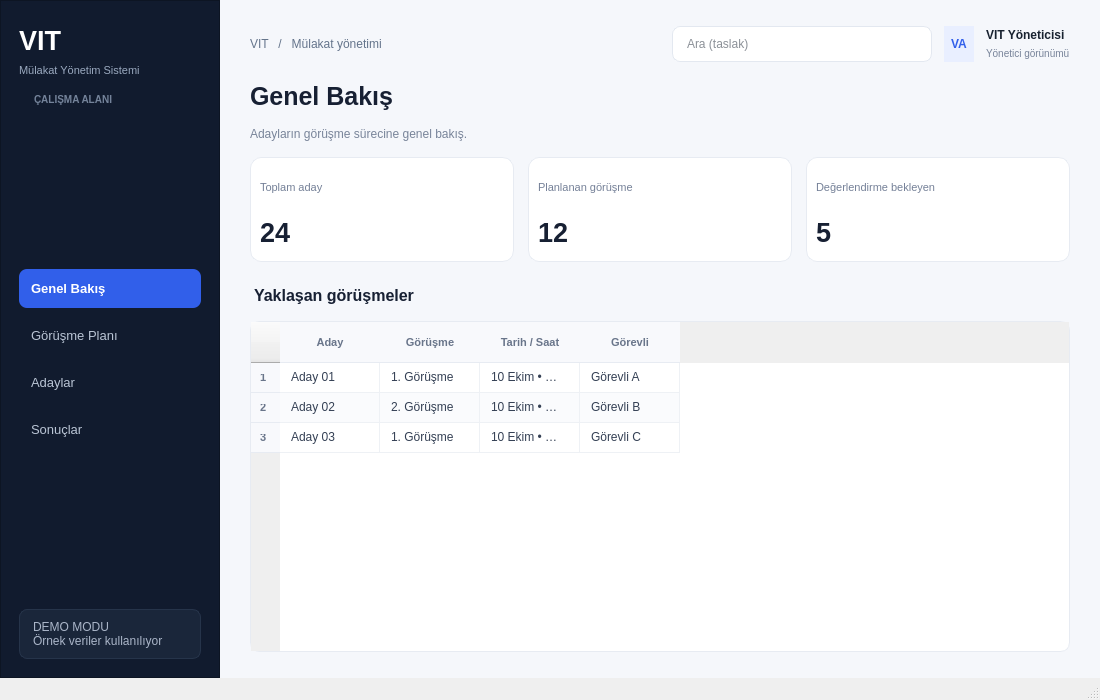
<?xml version="1.0" encoding="UTF-8"?>
<ui version="4.0">
 <class>MainWindow</class>
 <widget class="QMainWindow" name="MainWindow">
  <property name="geometry">
   <rect>
    <x>0</x>
    <y>0</y>
    <width>1100</width>
    <height>700</height>
   </rect>
  </property>
  <property name="windowTitle">
   <string>VIT - Mülakat Yönetimi</string>
  </property>
  <widget class="QWidget" name="centralwidget">
   <property name="styleSheet">
    <string notr="true">QWidget#centralwidget { background-color: #F5F7FB; color: #182230; font-family: "Segoe UI"; }
QFrame#sidebar { background-color: #111B2E; }
QLabel#brandLabel { color: #FFFFFF; font-size: 27px; font-weight: 700; }
QLabel#brandSubtitle { color: #9AA9BF; font-size: 11px; }
QLabel#menuSectionLabel { color: #74839A; font-size: 10px; font-weight: 700; padding: 8px 12px 2px 12px; }
QPushButton#navDashboard, QPushButton#navSchedule, QPushButton#navCandidates, QPushButton#navResults { color: #BAC5D5; background-color: transparent; border: none; border-radius: 8px; padding: 12px; text-align: left; font-size: 13px; }
QPushButton#navDashboard:hover, QPushButton#navSchedule:hover, QPushButton#navCandidates:hover, QPushButton#navResults:hover { background-color: #1D2A40; color: #FFFFFF; }
QPushButton#navDashboard:checked, QPushButton#navSchedule:checked, QPushButton#navCandidates:checked, QPushButton#navResults:checked { background-color: #315FEA; color: #FFFFFF; font-weight: 600; }
QLabel#topbarContext { color: #64748B; font-size: 12px; }
QLabel#topbarUserName { color: #182230; font-size: 12px; font-weight: 600; }
QLabel#topbarUserRole { color: #778399; font-size: 10px; }
QLabel#avatarLabel { color: #315FEA; background-color: #E9EFFF; border-radius: 17px; font-size: 12px; font-weight: 700; padding: 7px; }
QLineEdit#searchInput { background-color: #FFFFFF; color: #182230; border: 1px solid #E3E8F0; border-radius: 8px; padding: 9px 12px; }
QLineEdit#searchInput:focus { border: 1px solid #315FEA; }
QLineEdit#candidateNameInput, QLineEdit#candidateEmailInput, QComboBox#candidateCourseInput, QComboBox#scheduleCandidateInput, QComboBox#scheduleRoundInput, QComboBox#scheduleStaffInput, QDateEdit#scheduleDateInput, QTimeEdit#scheduleTimeInput { background-color: #FFFFFF; color: #263246; border: 1px solid #E2E7EF; border-radius: 7px; padding: 8px 10px; min-height: 20px; }
QLineEdit#candidateNameInput:focus, QLineEdit#candidateEmailInput:focus, QComboBox#candidateCourseInput:focus, QComboBox#scheduleCandidateInput:focus, QComboBox#scheduleRoundInput:focus, QComboBox#scheduleStaffInput:focus, QDateEdit#scheduleDateInput:focus, QTimeEdit#scheduleTimeInput:focus { border: 1px solid #315FEA; }
QPushButton#candidateAddButton, QPushButton#scheduleAddButton { background-color: #315FEA; color: #FFFFFF; border: none; border-radius: 7px; padding: 10px 15px; font-weight: 600; }
QPushButton#candidateAddButton:hover, QPushButton#scheduleAddButton:hover { background-color: #244BCC; }
QFrame#candidateFormCard, QFrame#scheduleFormCard { background-color: #FFFFFF; border: 1px solid #E7EBF2; border-radius: 10px; }
QLabel#candidateFormHeading, QLabel#scheduleFormHeading { color: #273449; font-size: 13px; font-weight: 600; }
QLabel#candidateFormHint, QLabel#scheduleFormHint { color: #8792A5; font-size: 10px; }
QLabel#dashboardTitle, QLabel#scheduleTitle, QLabel#candidatesTitle, QLabel#resultsTitle { color: #172033; font-size: 25px; font-weight: 700; }
QLabel#dashboardSubtitle, QLabel#scheduleSubtitle, QLabel#candidatesSubtitle, QLabel#resultsSubtitle { color: #788499; font-size: 12px; }
QFrame#metricCandidates, QFrame#metricInterviews, QFrame#metricPending { background-color: #FFFFFF; border: 1px solid #E7EBF2; border-radius: 11px; }
QLabel#candidateMetricLabel, QLabel#interviewMetricLabel, QLabel#pendingMetricLabel { color: #748097; font-size: 11px; }
QLabel#candidateMetricValue, QLabel#interviewMetricValue, QLabel#pendingMetricValue { color: #172033; font-size: 27px; font-weight: 700; }
QTableWidget { background-color: #FFFFFF; alternate-background-color: #FAFBFD; border: 1px solid #E7EBF2; border-radius: 9px; gridline-color: #EEF1F5; color: #344054; selection-background-color: #EAF0FF; selection-color: #1D3FA8; }
QTableWidget::item { padding: 8px; border: none; }
QHeaderView::section { background-color: #F8F9FC; color: #69758A; padding: 11px 9px; border: none; border-bottom: 1px solid #E7EBF2; font-size: 11px; font-weight: 600; }
QScrollBar:vertical { background: transparent; width: 8px; margin: 2px; }
QScrollBar::handle:vertical { background: #D6DCE7; border-radius: 4px; min-height: 24px; }
QScrollBar::add-line:vertical, QScrollBar::sub-line:vertical { height: 0px; }</string>
   </property>
   <layout class="QHBoxLayout" name="rootLayout">
    <property name="spacing">
     <number>0</number>
    </property>
    <property name="leftMargin">
     <number>0</number>
    </property>
    <property name="topMargin">
     <number>0</number>
    </property>
    <property name="rightMargin">
     <number>0</number>
    </property>
    <property name="bottomMargin">
     <number>0</number>
    </property>
    <item>
     <widget class="QFrame" name="sidebar">
      <property name="minimumSize">
       <size>
        <width>220</width>
        <height>0</height>
       </size>
      </property>
      <property name="maximumSize">
       <size>
        <width>220</width>
        <height>16777215</height>
       </size>
      </property>
      <property name="frameShape">
       <enum>QFrame::Shape::StyledPanel</enum>
      </property>
      <layout class="QVBoxLayout" name="sidebarLayout">
       <property name="spacing">
        <number>8</number>
       </property>
       <property name="leftMargin">
        <number>18</number>
       </property>
       <property name="topMargin">
        <number>24</number>
       </property>
       <property name="rightMargin">
        <number>18</number>
       </property>
       <property name="bottomMargin">
        <number>18</number>
       </property>
       <item>
        <widget class="QLabel" name="brandLabel">
         <property name="text">
          <string>VIT</string>
         </property>
        </widget>
       </item>
       <item>
        <widget class="QLabel" name="brandSubtitle">
         <property name="text">
          <string>Mülakat Yönetim Sistemi</string>
         </property>
        </widget>
       </item>
       <item>
        <widget class="QLabel" name="menuSectionLabel">
         <property name="text">
          <string>ÇALIŞMA ALANI</string>
         </property>
        </widget>
       </item>
       <item>
        <spacer name="sidebarTopSpacer">
         <property name="orientation">
          <enum>Qt::Orientation::Vertical</enum>
         </property>
         <property name="sizeHint" stdset="0">
          <size>
           <width>20</width>
           <height>28</height>
          </size>
         </property>
        </spacer>
       </item>
       <item>
        <widget class="QPushButton" name="navDashboard">
         <property name="text">
          <string>Genel Bakış</string>
         </property>
         <property name="checkable">
          <bool>true</bool>
         </property>
         <property name="checked">
          <bool>true</bool>
         </property>
        </widget>
       </item>
       <item>
        <widget class="QPushButton" name="navSchedule">
         <property name="text">
          <string>Görüşme Planı</string>
         </property>
         <property name="checkable">
          <bool>true</bool>
         </property>
        </widget>
       </item>
       <item>
        <widget class="QPushButton" name="navCandidates">
         <property name="text">
          <string>Adaylar</string>
         </property>
         <property name="checkable">
          <bool>true</bool>
         </property>
        </widget>
       </item>
       <item>
        <widget class="QPushButton" name="navResults">
         <property name="text">
          <string>Sonuçlar</string>
         </property>
         <property name="checkable">
          <bool>true</bool>
         </property>
        </widget>
       </item>
       <item>
        <spacer name="sidebarBottomSpacer">
         <property name="orientation">
          <enum>Qt::Orientation::Vertical</enum>
         </property>
         <property name="sizeHint" stdset="0">
          <size>
           <width>20</width>
           <height>40</height>
          </size>
         </property>
        </spacer>
       </item>
       <item>
        <widget class="QLabel" name="roleLabel">
         <property name="styleSheet">
          <string notr="true">color: #AAB5C8; background-color: #1A263A; border: 1px solid #26344A; border-radius: 8px; padding: 10px;</string>
         </property>
         <property name="text">
          <string>DEMO MODU
Örnek veriler kullanılıyor</string>
         </property>
         <property name="wordWrap">
          <bool>true</bool>
         </property>
        </widget>
       </item>
      </layout>
     </widget>
    </item>
    <item>
     <widget class="QWidget" name="contentArea">
      <layout class="QVBoxLayout" name="contentLayout">
       <property name="spacing">
        <number>20</number>
       </property>
       <property name="leftMargin">
        <number>30</number>
       </property>
       <property name="topMargin">
        <number>26</number>
       </property>
       <property name="rightMargin">
        <number>30</number>
       </property>
       <property name="bottomMargin">
        <number>26</number>
       </property>
       <item>
        <layout class="QHBoxLayout" name="topbarLayout">
         <property name="spacing">
          <number>12</number>
         </property>
         <item>
          <widget class="QLabel" name="topbarContext">
           <property name="text">
            <string>VIT   /   Mülakat yönetimi</string>
           </property>
          </widget>
         </item>
         <item>
          <spacer name="topbarSpacer">
           <property name="orientation">
            <enum>Qt::Orientation::Horizontal</enum>
           </property>
           <property name="sizeHint" stdset="0">
            <size>
             <width>40</width>
             <height>20</height>
            </size>
           </property>
          </spacer>
         </item>
         <item>
          <widget class="QLineEdit" name="searchInput">
           <property name="minimumSize">
            <size>
             <width>210</width>
             <height>0</height>
            </size>
           </property>
           <property name="maximumSize">
            <size>
             <width>260</width>
             <height>16777215</height>
            </size>
           </property>
           <property name="placeholderText">
            <string>Ara (taslak)</string>
           </property>
          </widget>
         </item>
         <item>
          <widget class="QLabel" name="avatarLabel">
           <property name="text">
            <string>VA</string>
           </property>
           <property name="alignment">
            <set>Qt::AlignmentFlag::AlignCenter</set>
           </property>
          </widget>
         </item>
         <item>
          <layout class="QVBoxLayout" name="userInfoLayout">
           <property name="spacing">
            <number>2</number>
           </property>
           <item>
            <widget class="QLabel" name="topbarUserName">
             <property name="text">
              <string>VIT Yöneticisi</string>
             </property>
            </widget>
           </item>
           <item>
            <widget class="QLabel" name="topbarUserRole">
             <property name="text">
              <string>Yönetici görünümü</string>
             </property>
            </widget>
           </item>
          </layout>
         </item>
        </layout>
       </item>
       <item>
        <widget class="QStackedWidget" name="pageStack">
         <property name="currentIndex">
          <number>0</number>
         </property>
         <widget class="QWidget" name="dashboardPage">
          <layout class="QVBoxLayout" name="dashboardLayout">
           <property name="spacing">
            <number>16</number>
           </property>
           <property name="leftMargin">
            <number>0</number>
           </property>
           <property name="topMargin">
            <number>0</number>
           </property>
           <property name="rightMargin">
            <number>0</number>
           </property>
           <property name="bottomMargin">
            <number>0</number>
           </property>
           <item>
            <widget class="QLabel" name="dashboardTitle">
             <property name="text">
              <string>Genel Bakış</string>
             </property>
            </widget>
           </item>
           <item>
            <widget class="QLabel" name="dashboardSubtitle">
             <property name="text">
              <string>Adayların görüşme sürecine genel bakış.</string>
             </property>
            </widget>
           </item>
           <item>
            <layout class="QHBoxLayout" name="metricsLayout">
             <property name="spacing">
              <number>14</number>
             </property>
             <item>
              <widget class="QFrame" name="metricCandidates">
               <property name="minimumSize">
                <size>
                 <width>0</width>
                 <height>105</height>
                </size>
               </property>
               <layout class="QVBoxLayout" name="metricCandidatesLayout">
                <item>
                 <widget class="QLabel" name="candidateMetricLabel">
                  <property name="text">
                   <string>Toplam aday</string>
                  </property>
                 </widget>
                </item>
                <item>
                 <widget class="QLabel" name="candidateMetricValue">
                  <property name="text">
                   <string>24</string>
                  </property>
                 </widget>
                </item>
               </layout>
              </widget>
             </item>
             <item>
              <widget class="QFrame" name="metricInterviews">
               <property name="minimumSize">
                <size>
                 <width>0</width>
                 <height>105</height>
                </size>
               </property>
               <layout class="QVBoxLayout" name="metricInterviewsLayout">
                <item>
                 <widget class="QLabel" name="interviewMetricLabel">
                  <property name="text">
                   <string>Planlanan görüşme</string>
                  </property>
                 </widget>
                </item>
                <item>
                 <widget class="QLabel" name="interviewMetricValue">
                  <property name="text">
                   <string>12</string>
                  </property>
                 </widget>
                </item>
               </layout>
              </widget>
             </item>
             <item>
              <widget class="QFrame" name="metricPending">
               <property name="minimumSize">
                <size>
                 <width>0</width>
                 <height>105</height>
                </size>
               </property>
               <layout class="QVBoxLayout" name="metricPendingLayout">
                <item>
                 <widget class="QLabel" name="pendingMetricLabel">
                  <property name="text">
                   <string>Değerlendirme bekleyen</string>
                  </property>
                 </widget>
                </item>
                <item>
                 <widget class="QLabel" name="pendingMetricValue">
                  <property name="text">
                   <string>5</string>
                  </property>
                 </widget>
                </item>
               </layout>
              </widget>
             </item>
            </layout>
           </item>
           <item>
            <widget class="QLabel" name="upcomingTitle">
             <property name="text">
              <string>Yaklaşan görüşmeler</string>
             </property>
             <property name="styleSheet">
              <string notr="true">font-size: 16px; font-weight: 600; color: #172033; padding-top: 8px;</string>
             </property>
            </widget>
           </item>
           <item>
            <widget class="QTableWidget" name="upcomingTable">
             <property name="rowCount">
              <number>3</number>
             </property>
             <property name="alternatingRowColors">
              <bool>true</bool>
             </property>
             <property name="selectionBehavior">
              <enum>QAbstractItemView::SelectionBehavior::SelectRows</enum>
             </property>
             <property name="editTriggers">
              <set>QAbstractItemView::EditTrigger::NoEditTriggers</set>
             </property>
             <column>
              <property name="text">
               <string>Aday</string>
              </property>
             </column>
             <column>
              <property name="text">
               <string>Görüşme</string>
              </property>
             </column>
             <column>
              <property name="text">
               <string>Tarih / Saat</string>
              </property>
             </column>
             <column>
              <property name="text">
               <string>Görevli</string>
              </property>
             </column>
             <item row="0" column="0">
              <property name="text">
               <string>Aday 01</string>
              </property>
             </item>
             <item row="0" column="1">
              <property name="text">
               <string>1. Görüşme</string>
              </property>
             </item>
             <item row="0" column="2">
              <property name="text">
               <string>10 Ekim • 10:00</string>
              </property>
             </item>
             <item row="0" column="3">
              <property name="text">
               <string>Görevli A</string>
              </property>
             </item>
             <item row="1" column="0">
              <property name="text">
               <string>Aday 02</string>
              </property>
             </item>
             <item row="1" column="1">
              <property name="text">
               <string>2. Görüşme</string>
              </property>
             </item>
             <item row="1" column="2">
              <property name="text">
               <string>10 Ekim • 11:30</string>
              </property>
             </item>
             <item row="1" column="3">
              <property name="text">
               <string>Görevli B</string>
              </property>
             </item>
             <item row="2" column="0">
              <property name="text">
               <string>Aday 03</string>
              </property>
             </item>
             <item row="2" column="1">
              <property name="text">
               <string>1. Görüşme</string>
              </property>
             </item>
             <item row="2" column="2">
              <property name="text">
               <string>10 Ekim • 13:00</string>
              </property>
             </item>
             <item row="2" column="3">
              <property name="text">
               <string>Görevli C</string>
              </property>
             </item>
            </widget>
           </item>
          </layout>
         </widget>
         <widget class="QWidget" name="schedulePage">
          <layout class="QVBoxLayout" name="scheduleLayout">
           <property name="spacing">
            <number>16</number>
           </property>
           <property name="leftMargin">
            <number>0</number>
           </property>
           <property name="topMargin">
            <number>0</number>
           </property>
           <property name="rightMargin">
            <number>0</number>
           </property>
           <property name="bottomMargin">
            <number>0</number>
           </property>
           <item>
            <widget class="QLabel" name="scheduleTitle">
             <property name="text">
              <string>Görüşme Planı</string>
             </property>
            </widget>
           </item>
           <item>
            <widget class="QLabel" name="scheduleSubtitle">
             <property name="text">
              <string>Aday, görüşme turu, görevli ve zaman bilgilerini planlayın.</string>
             </property>
            </widget>
           </item>
           <item>
            <widget class="QFrame" name="scheduleFormCard">
             <layout class="QVBoxLayout" name="scheduleFormLayout">
              <property name="spacing">
               <number>10</number>
              </property>
              <property name="leftMargin">
               <number>16</number>
              </property>
              <property name="topMargin">
               <number>14</number>
              </property>
              <property name="rightMargin">
               <number>16</number>
              </property>
              <property name="bottomMargin">
               <number>14</number>
              </property>
              <item>
               <layout class="QHBoxLayout" name="scheduleFormHeadingLayout">
                <item>
                 <widget class="QLabel" name="scheduleFormHeading">
                  <property name="text">
                   <string>Yeni görüşme planla</string>
                  </property>
                 </widget>
                </item>
                <item>
                 <spacer name="scheduleHeadingSpacer">
                  <property name="orientation">
                   <enum>Qt::Orientation::Horizontal</enum>
                  </property>
                  <property name="sizeHint" stdset="0">
                   <size>
                    <width>20</width>
                    <height>20</height>
                   </size>
                  </property>
                 </spacer>
                </item>
                <item>
                 <widget class="QLabel" name="scheduleFormHint">
                  <property name="text">
                   <string>Demo: kayıtlar yalnızca bu oturumda tutulur</string>
                  </property>
                 </widget>
                </item>
               </layout>
              </item>
              <item>
               <layout class="QHBoxLayout" name="scheduleFormFieldsLayout">
                <property name="spacing">
                 <number>8</number>
                </property>
                <item>
                 <widget class="QComboBox" name="scheduleCandidateInput">
                  <property name="minimumSize">
                   <size>
                    <width>150</width>
                    <height>0</height>
                   </size>
                  </property>
                  <item>
                   <property name="text">
                    <string>Aday 01</string>
                   </property>
                  </item>
                  <item>
                   <property name="text">
                    <string>Aday 02</string>
                   </property>
                  </item>
                  <item>
                   <property name="text">
                    <string>Aday 03</string>
                   </property>
                  </item>
                 </widget>
                </item>
                <item>
                 <widget class="QComboBox" name="scheduleRoundInput">
                  <property name="minimumSize">
                   <size>
                    <width>125</width>
                    <height>0</height>
                   </size>
                  </property>
                  <item>
                   <property name="text">
                    <string>1. Görüşme</string>
                   </property>
                  </item>
                  <item>
                   <property name="text">
                    <string>2. Görüşme</string>
                   </property>
                  </item>
                  <item>
                   <property name="text">
                    <string>3. Görüşme</string>
                   </property>
                  </item>
                 </widget>
                </item>
                <item>
                 <widget class="QDateEdit" name="scheduleDateInput">
                  <property name="minimumSize">
                   <size>
                    <width>120</width>
                    <height>0</height>
                   </size>
                  </property>
                  <property name="calendarPopup">
                   <bool>true</bool>
                  </property>
                  <property name="displayFormat">
                   <string>dd.MM.yyyy</string>
                  </property>
                  <property name="date">
                   <date>
                    <year>2026</year>
                    <month>10</month>
                    <day>10</day>
                   </date>
                  </property>
                 </widget>
                </item>
                <item>
                 <widget class="QTimeEdit" name="scheduleTimeInput">
                  <property name="minimumSize">
                   <size>
                    <width>88</width>
                    <height>0</height>
                   </size>
                  </property>
                  <property name="displayFormat">
                   <string>HH:mm</string>
                  </property>
                  <property name="time">
                   <time>
                    <hour>9</hour>
                    <minute>0</minute>
                    <second>0</second>
                   </time>
                  </property>
                 </widget>
                </item>
                <item>
                 <widget class="QComboBox" name="scheduleStaffInput">
                  <property name="minimumSize">
                   <size>
                    <width>125</width>
                    <height>0</height>
                   </size>
                  </property>
                  <item>
                   <property name="text">
                    <string>Görevli A</string>
                   </property>
                  </item>
                  <item>
                   <property name="text">
                    <string>Görevli B</string>
                   </property>
                  </item>
                  <item>
                   <property name="text">
                    <string>Görevli C</string>
                   </property>
                  </item>
                 </widget>
                </item>
                <item>
                 <widget class="QPushButton" name="scheduleAddButton">
                  <property name="text">
                   <string>Planla</string>
                  </property>
                 </widget>
                </item>
               </layout>
              </item>
             </layout>
            </widget>
           </item>
           <item>
            <widget class="QTableWidget" name="scheduleTable">
             <property name="rowCount">
              <number>1</number>
             </property>
             <property name="alternatingRowColors">
              <bool>true</bool>
             </property>
             <property name="selectionBehavior">
              <enum>QAbstractItemView::SelectionBehavior::SelectRows</enum>
             </property>
             <column>
              <property name="text">
               <string>Aday</string>
              </property>
             </column>
             <column>
              <property name="text">
               <string>Tur</string>
              </property>
             </column>
             <column>
              <property name="text">
               <string>Tarih</string>
              </property>
             </column>
             <column>
              <property name="text">
               <string>Saat</string>
              </property>
             </column>
             <column>
              <property name="text">
               <string>Görevli</string>
              </property>
             </column>
             <item row="0" column="0">
              <property name="text">
               <string>Aday 01</string>
              </property>
             </item>
             <item row="0" column="1">
              <property name="text">
               <string>1. Görüşme</string>
              </property>
             </item>
             <item row="0" column="2">
              <property name="text">
               <string>10.10.2026</string>
              </property>
             </item>
             <item row="0" column="3">
              <property name="text">
               <string>10:00</string>
              </property>
             </item>
             <item row="0" column="4">
              <property name="text">
               <string>Görevli A</string>
              </property>
             </item>
            </widget>
           </item>
          </layout>
         </widget>
         <widget class="QWidget" name="candidatesPage">
          <layout class="QVBoxLayout" name="candidatesLayout">
           <property name="spacing">
            <number>16</number>
           </property>
           <property name="leftMargin">
            <number>0</number>
           </property>
           <property name="topMargin">
            <number>0</number>
           </property>
           <property name="rightMargin">
            <number>0</number>
           </property>
           <property name="bottomMargin">
            <number>0</number>
           </property>
           <item>
            <widget class="QLabel" name="candidatesTitle">
             <property name="text">
              <string>Adaylar</string>
             </property>
            </widget>
           </item>
           <item>
            <widget class="QLabel" name="candidatesSubtitle">
             <property name="text">
              <string>Mülakat sürecindeki adayların taslak listesi.</string>
             </property>
            </widget>
           </item>
           <item>
            <widget class="QFrame" name="candidateFormCard">
             <layout class="QVBoxLayout" name="candidateFormLayout">
              <property name="spacing">
               <number>9</number>
              </property>
              <property name="leftMargin">
               <number>16</number>
              </property>
              <property name="topMargin">
               <number>13</number>
              </property>
              <property name="rightMargin">
               <number>16</number>
              </property>
              <property name="bottomMargin">
               <number>13</number>
              </property>
              <item>
               <layout class="QHBoxLayout" name="candidateFormHeadingLayout">
                <item>
                 <widget class="QLabel" name="candidateFormHeading">
                  <property name="text">
                   <string>Yeni aday ekle</string>
                  </property>
                 </widget>
                </item>
                <item>
                 <spacer name="candidateHeadingSpacer">
                  <property name="orientation">
                   <enum>Qt::Orientation::Horizontal</enum>
                  </property>
                  <property name="sizeHint" stdset="0">
                   <size>
                    <width>20</width>
                    <height>20</height>
                   </size>
                  </property>
                 </spacer>
                </item>
                <item>
                 <widget class="QLabel" name="candidateFormHint">
                  <property name="text">
                   <string>Demo: bilgiler uygulama kapanınca silinir</string>
                  </property>
                 </widget>
                </item>
               </layout>
              </item>
              <item>
               <layout class="QHBoxLayout" name="candidateFormFieldsLayout">
                <property name="spacing">
                 <number>9</number>
                </property>
                <item>
                 <widget class="QLineEdit" name="candidateNameInput">
                  <property name="placeholderText">
                   <string>Ad soyad</string>
                  </property>
                 </widget>
                </item>
                <item>
                 <widget class="QLineEdit" name="candidateEmailInput">
                  <property name="placeholderText">
                   <string>E-posta</string>
                  </property>
                 </widget>
                </item>
                <item>
                 <widget class="QComboBox" name="candidateCourseInput">
                  <property name="minimumSize">
                   <size>
                    <width>135</width>
                    <height>0</height>
                   </size>
                  </property>
                  <item>
                   <property name="text">
                    <string>Python</string>
                   </property>
                  </item>
                  <item>
                   <property name="text">
                    <string>Web Geliştirme</string>
                   </property>
                  </item>
                  <item>
                   <property name="text">
                    <string>Veri Analizi</string>
                   </property>
                  </item>
                 </widget>
                </item>
                <item>
                 <widget class="QPushButton" name="candidateAddButton">
                  <property name="text">
                   <string>+ Aday ekle</string>
                  </property>
                 </widget>
                </item>
               </layout>
              </item>
             </layout>
            </widget>
           </item>
           <item>
            <widget class="QTableWidget" name="candidatesTable">
             <property name="rowCount">
              <number>1</number>
             </property>
             <property name="alternatingRowColors">
              <bool>true</bool>
             </property>
             <column>
              <property name="text">
               <string>Aday</string>
              </property>
             </column>
             <column>
              <property name="text">
               <string>E-posta</string>
              </property>
             </column>
             <column>
              <property name="text">
               <string>Kurs</string>
              </property>
             </column>
             <column>
              <property name="text">
               <string>Görüşme durumu</string>
              </property>
             </column>
             <column>
              <property name="text">
               <string>Sonraki adım</string>
              </property>
             </column>
             <item row="0" column="0">
              <property name="text">
               <string>Aday 01</string>
              </property>
             </item>
             <item row="0" column="1">
              <property name="text">
               <string>aday01@ornek.com</string>
              </property>
             </item>
             <item row="0" column="2">
              <property name="text">
               <string>Python</string>
              </property>
             </item>
             <item row="0" column="3">
              <property name="text">
               <string>Planlandı</string>
              </property>
             </item>
             <item row="0" column="4">
              <property name="text">
               <string>1. Görüşme</string>
              </property>
             </item>
            </widget>
           </item>
          </layout>
         </widget>
         <widget class="QWidget" name="resultsPage">
          <layout class="QVBoxLayout" name="resultsLayout">
           <property name="spacing">
            <number>16</number>
           </property>
           <property name="leftMargin">
            <number>0</number>
           </property>
           <property name="topMargin">
            <number>0</number>
           </property>
           <property name="rightMargin">
            <number>0</number>
           </property>
           <property name="bottomMargin">
            <number>0</number>
           </property>
           <item>
            <widget class="QLabel" name="resultsTitle">
             <property name="text">
              <string>Sonuçlar</string>
             </property>
            </widget>
           </item>
           <item>
            <widget class="QLabel" name="resultsSubtitle">
             <property name="text">
              <string>Değerlendirmelerin yönetici tarafından inceleneceği taslak ekran.</string>
             </property>
            </widget>
           </item>
           <item>
            <widget class="QTableWidget" name="resultsTable">
             <property name="rowCount">
              <number>1</number>
             </property>
             <property name="alternatingRowColors">
              <bool>true</bool>
             </property>
             <column>
              <property name="text">
               <string>Aday</string>
              </property>
             </column>
             <column>
              <property name="text">
               <string>Tamamlanan görüşme</string>
              </property>
             </column>
             <column>
              <property name="text">
               <string>Değerlendirme</string>
              </property>
             </column>
             <column>
              <property name="text">
               <string>Karar</string>
              </property>
             </column>
             <item row="0" column="0">
              <property name="text">
               <string>Aday 02</string>
              </property>
             </item>
             <item row="0" column="1">
              <property name="text">
               <string>2 / 2</string>
              </property>
             </item>
             <item row="0" column="2">
              <property name="text">
               <string>İnceleme bekliyor</string>
              </property>
             </item>
             <item row="0" column="3">
              <property name="text">
               <string>Beklemede</string>
              </property>
             </item>
            </widget>
           </item>
          </layout>
         </widget>
        </widget>
       </item>
      </layout>
     </widget>
    </item>
   </layout>
  </widget>
  <widget class="QMenuBar" name="menubar">
   <property name="geometry">
    <rect>
     <x>0</x>
     <y>0</y>
     <width>1100</width>
     <height>22</height>
    </rect>
   </property>
  </widget>
  <widget class="QStatusBar" name="statusbar"/>
 </widget>
 <resources/>
 <connections/>
</ui>
